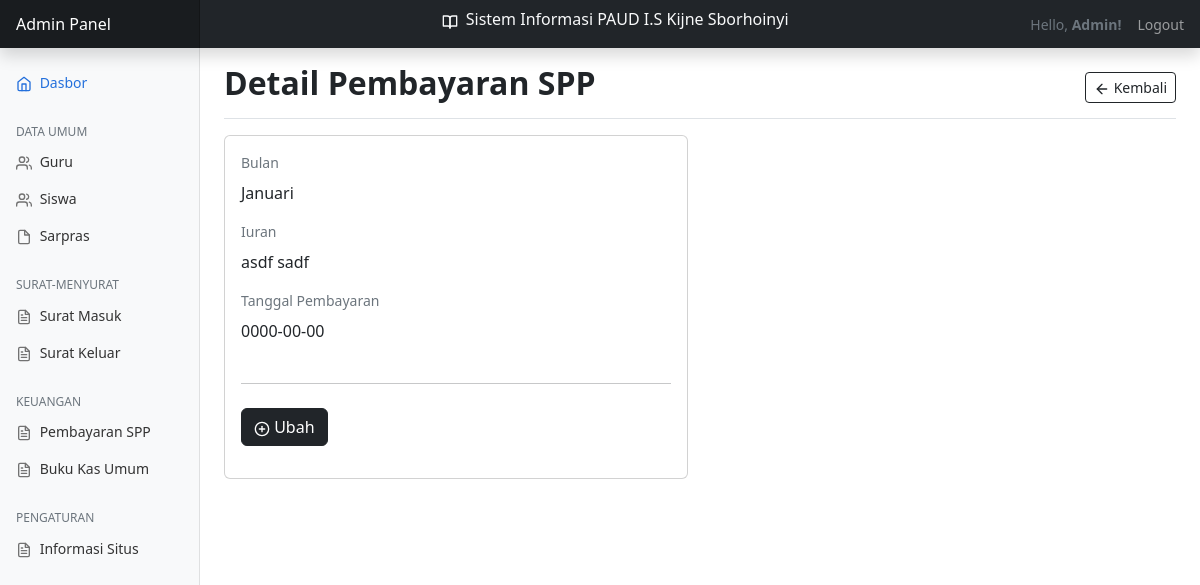
The app's page /?page=pembayaran-spp&action=detail&id=5 (signed in), older data.
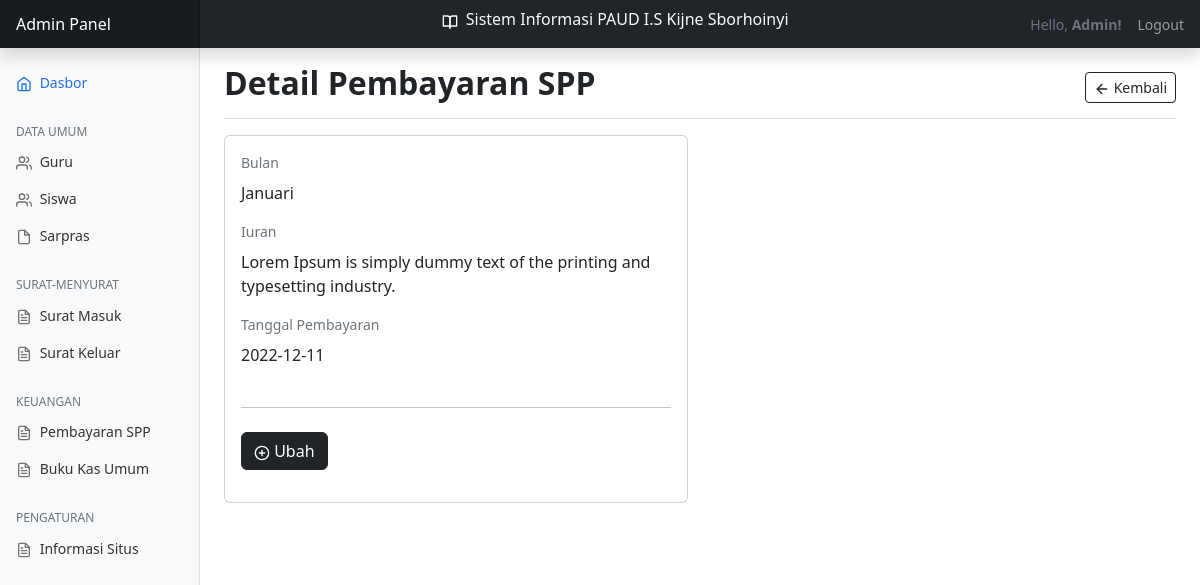
The same page, newer data.
### tables this page shows
CREATE TABLE `pembayaran_spp` (
  `id` int(11) NOT NULL,
  `bulan` enum('Januari','Februari','Maret','April','Mei','Juni','Juli','Agustus','September','Oktober','November','Desember') NOT NULL,
  `iuran` tinytext NOT NULL,
  `tanggal_pembayaran` date NOT NULL
);

### views/pembayaran-spp/detail.php (the view)
<main class="col-md-9 ms-sm-auto col-lg-10 px-md-4">
    <div
        class="d-flex justify-content-between flex-wrap flex-md-nowrap align-items-center pt-3 pb-2 mb-3 border-bottom">
        <h1 class="h2 fw-bold">Detail Pembayaran SPP</h1>
        <div class="btn-toolbar mb-2 mb-md-0">
            <a href="?page=pembayaran-spp" class="btn btn-sm btn-outline-dark">
                <span data-feather="arrow-left" class="align-text"></span> Kembali
            </a>
        </div>
    </div>
    <div class="row mb-5">
        <div class="col-lg-6">
            <div class="card">
                <div class="card-body">
                    <?php
                        include __DIR__ . '../../../config/database.php';
                        $id = $_GET['id'];
                        $rows = mysqli_fetch_assoc(mysqli_query($conn, "SELECT * FROM pembayaran_spp WHERE id = $id"));
                    ?>
                    <div>
                        <div class="mb-3">
                            <label for="bulan" class="form-label text-muted">Bulan</label>
                            <p class="fs-6"><?php echo $rows['bulan']; ?></p>
                        </div>
                        <div class="mb-3">
                            <label for="iuran" class="form-label text-muted">Iuran</label>
                            <p class="fs-6"><?php echo $rows['iuran']; ?></p>
                        </div>
                        <div class="mb-3">
                            <label for="tanggal_pembayaran" class="form-label text-muted">Tanggal Pembayaran</label>
                            <p class="fs-6"><?php echo $rows['tanggal_pembayaran']; ?></p>
                        </div>
                        <div class="py-2">
                            <hr>
                        </div>
                        <div class="mb-3">
                            <a href="?page=pembayaran-spp&action=ubah&id=<?php echo $rows['id']; ?>" class="btn btn-dark">
                                <span data-feather="plus-circle" class="align-text"></span>
                                Ubah
                            </a>
                        </div>
                    </div>
                </div>
            </div>
        </div>
    </div>
</main>

Row changes from the older to the newer data that the page shows:
changed pembayaran_spp "Januari": iuran "asdf sadf" → "Lorem Ipsum is simply dummy text of the printing and typesetting industry."; tanggal_pembayaran "0000-00-00" → "2022-12-11"
